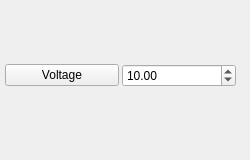
              <widget class="QWidget" name="ZStageVolt">
               <attribute name="title">
                <string>Position</string>
               </attribute>
               <widget class="QFrame" name="gridFrame">
                <property name="geometry">
                 <rect>
                  <x>0</x>
                  <y>0</y>
                  <width>241</width>
                  <height>151</height>
                 </rect>
                </property>
                <property name="sizePolicy">
                 <sizepolicy hsizetype="MinimumExpanding" vsizetype="MinimumExpanding">
                  <horstretch>0</horstretch>
                  <verstretch>0</verstretch>
                 </sizepolicy>
                </property>
                <layout class="QGridLayout" name="gridLayout_37">
                 <property name="leftMargin">
                  <number>5</number>
                 </property>
                 <property name="topMargin">
                  <number>5</number>
                 </property>
                 <property name="rightMargin">
                  <number>5</number>
                 </property>
                 <property name="bottomMargin">
                  <number>5</number>
                 </property>
                 <property name="spacing">
                  <number>3</number>
                 </property>
                 <item row="0" column="0">
                  <widget class="QPushButton" name="pushButton_7">
                   <property name="text">
                    <string>Voltage</string>
                   </property>
                  </widget>
                 </item>
                 <item row="0" column="1">
                  <widget class="QDoubleSpinBox" name="doubleSpinBox_12">
                   <property name="maximum">
                    <double>140.000000000000000</double>
                   </property>
                   <property name="singleStep">
                    <double>0.010000000000000</double>
                   </property>
                   <property name="value">
                    <double>10.000000000000000</double>
                   </property>
                  </widget>
                 </item>
                </layout>
               </widget>
              </widget>
